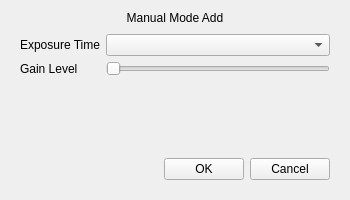
<?xml version="1.0" encoding="UTF-8"?>
<ui version="4.0">
 <class>AddManualMode</class>
 <widget class="QWidget" name="AddManualMode">
  <property name="geometry">
   <rect>
    <x>0</x>
    <y>0</y>
    <width>350</width>
    <height>200</height>
   </rect>
  </property>
  <property name="windowTitle">
   <string>Form</string>
  </property>
  <layout class="QVBoxLayout" name="verticalLayout">
   <property name="spacing">
    <number>0</number>
   </property>
   <item>
    <widget class="QLabel" name="label_title">
     <property name="text">
      <string>Manual Mode Add</string>
     </property>
     <property name="alignment">
      <set>Qt::AlignCenter</set>
     </property>
    </widget>
   </item>
   <item>
    <widget class="QWidget" name="widget_background" native="true">
     <layout class="QVBoxLayout" name="verticalLayout_2">
      <item>
       <layout class="QGridLayout" name="gridLayout">
        <item row="0" column="0">
         <widget class="QLabel" name="label_exposureTime">
          <property name="text">
           <string>Exposure Time</string>
          </property>
         </widget>
        </item>
        <item row="0" column="1">
         <widget class="QComboBox" name="comboBox_exposureTime"/>
        </item>
        <item row="1" column="0">
         <widget class="QLabel" name="label_gainLevel">
          <property name="text">
           <string>Gain Level</string>
          </property>
         </widget>
        </item>
        <item row="1" column="1">
         <widget class="BaseSlider" name="slider_gainLevel">
          <property name="sizePolicy">
           <sizepolicy hsizetype="Expanding" vsizetype="Ignored">
            <horstretch>0</horstretch>
            <verstretch>0</verstretch>
           </sizepolicy>
          </property>
          <property name="orientation">
           <enum>Qt::Horizontal</enum>
          </property>
         </widget>
        </item>
       </layout>
      </item>
      <item>
       <spacer name="verticalSpacer">
        <property name="orientation">
         <enum>Qt::Vertical</enum>
        </property>
        <property name="sizeHint" stdset="0">
         <size>
          <width>20</width>
          <height>72</height>
         </size>
        </property>
       </spacer>
      </item>
      <item>
       <layout class="QGridLayout" name="gridLayout_2">
        <item row="0" column="0">
         <spacer name="horizontalSpacer">
          <property name="orientation">
           <enum>Qt::Horizontal</enum>
          </property>
          <property name="sizeHint" stdset="0">
           <size>
            <width>151</width>
            <height>20</height>
           </size>
          </property>
         </spacer>
        </item>
        <item row="0" column="1">
         <widget class="QPushButton" name="pushButton_ok">
          <property name="text">
           <string>OK</string>
          </property>
         </widget>
        </item>
        <item row="0" column="2">
         <widget class="QPushButton" name="pushButton_cancel">
          <property name="text">
           <string>Cancel</string>
          </property>
         </widget>
        </item>
       </layout>
      </item>
     </layout>
    </widget>
   </item>
  </layout>
 </widget>
 <customwidgets>
  <customwidget>
   <class>BaseSlider</class>
   <extends>QSlider</extends>
   <header>baseslider.h</header>
   <container>1</container>
  </customwidget>
 </customwidgets>
 <resources/>
 <connections/>
</ui>
